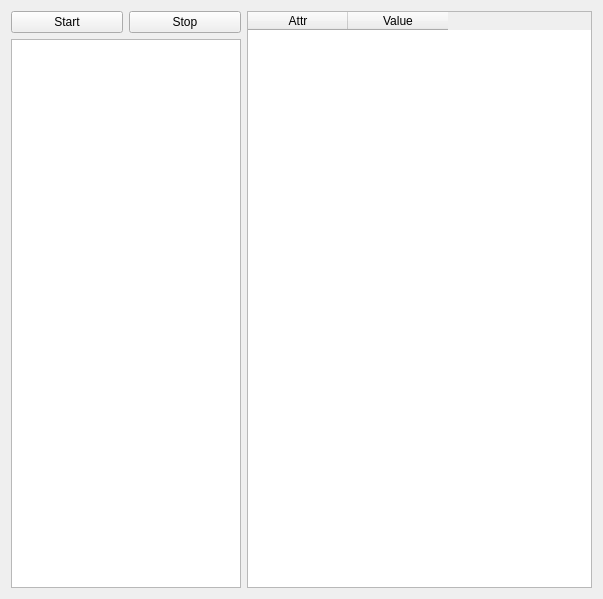
<?xml version="1.0" encoding="UTF-8"?>
<ui version="4.0">
 <class>InfoWidget</class>
 <widget class="QWidget" name="InfoWidget">
  <property name="geometry">
   <rect>
    <x>0</x>
    <y>0</y>
    <width>603</width>
    <height>599</height>
   </rect>
  </property>
  <property name="windowTitle">
   <string>Editor</string>
  </property>
  <layout class="QGridLayout" name="gridLayout" columnstretch="2,3">
   <item row="0" column="0">
    <layout class="QHBoxLayout" name="horizontalLayout">
     <item>
      <widget class="QPushButton" name="btn_start">
       <property name="text">
        <string>Start</string>
       </property>
      </widget>
     </item>
     <item>
      <widget class="QPushButton" name="btn_stop">
       <property name="text">
        <string>Stop</string>
       </property>
      </widget>
     </item>
    </layout>
   </item>
   <item row="0" column="1" rowspan="2">
    <widget class="QTableWidget" name="attrTable">
     <column>
      <property name="text">
       <string>Attr</string>
      </property>
     </column>
     <column>
      <property name="text">
       <string>Value</string>
      </property>
     </column>
    </widget>
   </item>
   <item row="1" column="0">
    <widget class="QListWidget" name="widgetList">
     <property name="editTriggers">
      <set>QAbstractItemView::NoEditTriggers</set>
     </property>
    </widget>
   </item>
  </layout>
 </widget>
 <resources/>
 <connections/>
</ui>
